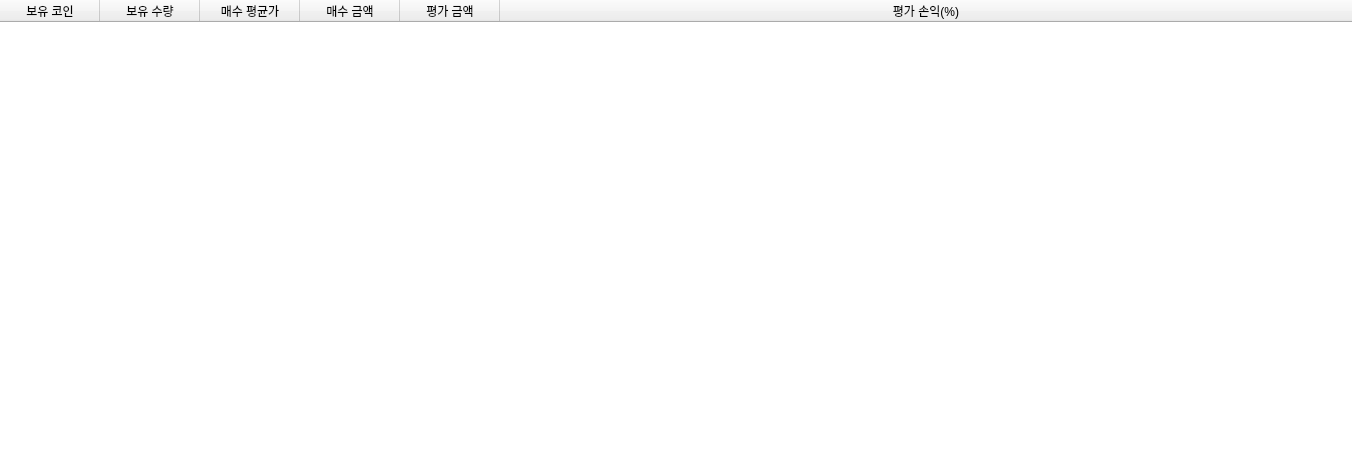
<?xml version="1.0" encoding="UTF-8"?>
<ui version="4.0">
 <class>Form</class>
 <widget class="QWidget" name="Form">
  <property name="geometry">
   <rect>
    <x>0</x>
    <y>0</y>
    <width>1352</width>
    <height>459</height>
   </rect>
  </property>
  <property name="windowTitle">
   <string>Form</string>
  </property>
  <property name="styleSheet">
   <string notr="true">border: none; gridline-color: transparent;</string>
  </property>
  <layout class="QVBoxLayout" name="verticalLayout">
   <property name="leftMargin">
    <number>0</number>
   </property>
   <property name="topMargin">
    <number>0</number>
   </property>
   <property name="rightMargin">
    <number>0</number>
   </property>
   <property name="bottomMargin">
    <number>0</number>
   </property>
   <item>
    <widget class="QTableWidget" name="detailholdinglist">
     <property name="font">
      <font>
       <pointsize>7</pointsize>
      </font>
     </property>
     <property name="editTriggers">
      <set>QAbstractItemView::NoEditTriggers</set>
     </property>
     <property name="selectionMode">
      <enum>QAbstractItemView::SingleSelection</enum>
     </property>
     <property name="selectionBehavior">
      <enum>QAbstractItemView::SelectRows</enum>
     </property>
     <property name="showGrid">
      <bool>false</bool>
     </property>
     <property name="gridStyle">
      <enum>Qt::NoPen</enum>
     </property>
     <property name="rowCount">
      <number>0</number>
     </property>
     <property name="columnCount">
      <number>6</number>
     </property>
     <attribute name="horizontalHeaderVisible">
      <bool>true</bool>
     </attribute>
     <attribute name="horizontalHeaderHighlightSections">
      <bool>false</bool>
     </attribute>
     <attribute name="horizontalHeaderStretchLastSection">
      <bool>true</bool>
     </attribute>
     <attribute name="verticalHeaderVisible">
      <bool>false</bool>
     </attribute>
     <column>
      <property name="text">
       <string>보유 코인</string>
      </property>
     </column>
     <column>
      <property name="text">
       <string>보유 수량</string>
      </property>
     </column>
     <column>
      <property name="text">
       <string>매수 평균가</string>
      </property>
     </column>
     <column>
      <property name="text">
       <string>매수 금액</string>
      </property>
     </column>
     <column>
      <property name="text">
       <string>평가 금액</string>
      </property>
     </column>
     <column>
      <property name="text">
       <string>평가 손익(%)</string>
      </property>
     </column>
    </widget>
   </item>
  </layout>
 </widget>
 <resources/>
 <connections/>
</ui>
